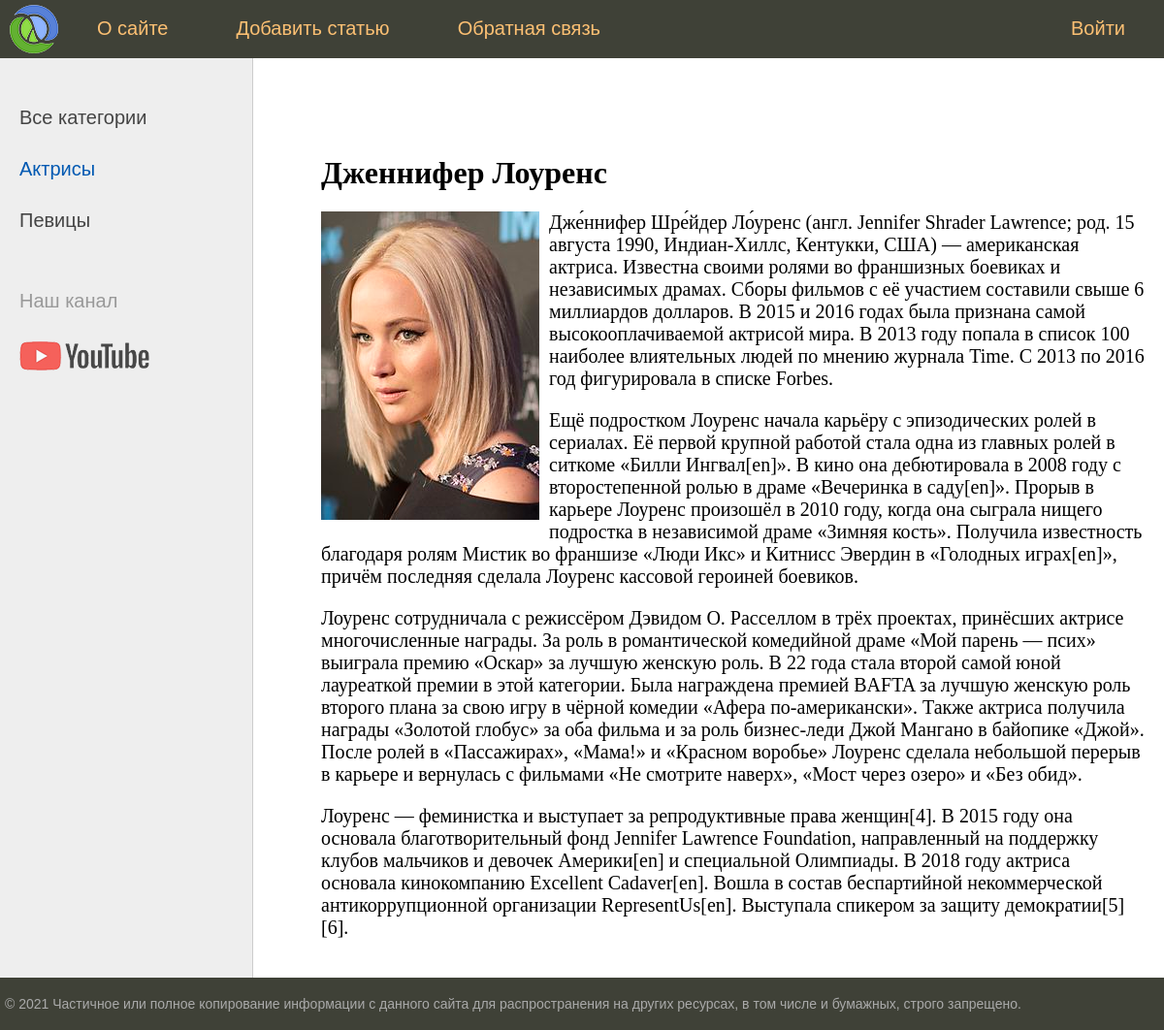
/post/dzhennifer-lourens/, run on the app's committed database.
### women/models.py (models this page shows, shortened)
class Category(models.Model):
    name = models.CharField(max_length=100, db_index=True, verbose_name='Категория')
    slug = models.SlugField(max_length=255, unique=True, db_index=True, verbose_name='URL')
    def get_absolute_url(self):
        return reverse('category', kwargs={'cat_id': self.pk})
    class Meta:
        verbose_name = 'Категорию'
        verbose_name_plural = 'Категории'
        ordering = ['id']

class Women(models.Model):
    title = models.CharField(max_length=255, verbose_name='Заголовок')
    slug = models.SlugField(max_length=255, unique=True, db_index=True, verbose_name='URL')
    content = models.TextField(blank=True, verbose_name='Текст стать')
    photo = models.ImageField(upload_to="photos/%Y/%m%d/", verbose_name='Фото')
    time_create = models.DateTimeField(auto_now_add=True, verbose_name='Время создания')
    time_update = models.DateTimeField(auto_now=True, verbose_name='Временя изменения')
    is_published = models.BooleanField(default=True, verbose_name='Публикация')
    cat = models.ForeignKey('Category', on_delete=models.PROTECT, verbose_name='Категории')
    class Meta:
        verbose_name = 'Известные женщины'
        verbose_name_plural = 'Известные женщины'
        ordering = ['-time_create', 'title']

### women/views.py (the view)
# urls.py: path('post/<slug:post_slug>/', show_post, name='post'),
def show_post(request, post_slug):
    post = get_object_or_404(Women, slug=post_slug)
    context = {
        'post': post,
        'menu': menu,
        'title': post.title,
        'cat_selected': post.cat_id,
    }
    return render(request, 'women/post.html', context=context)

### women/templatetags/women_tags.py (called while the page is built)
@register.inclusion_tag('women/list_categories.html')
def show_categories(sort=None, cat_selected=0):
    if not sort:
        cats = Category.objects.all()
    else:
        cats = Category.objects.order_by(sort)
    return {"cats": cats, "cat_selected": cat_selected}

### women/templates/women/post.html
{% extends 'women/base.html' %}
{% block content %}
<h1>{{post.title}}</h1>
{% if post.photo %}
<p><img class="img-article-left" src="{{post.photo.url}}"></p>
{% endif %}
{{post.content|linebreaks}}
{% endblock %}

### women/templates/women/list_categories.html
{% for c in cats %}
	{% if c.pk == cat_selected %}
		<li class="selected">{{c.name}}</li>
	{% else %}
		<li><a href="{{ c.get_absolute_url }}"> {{c.name}}</a></li>
	{% endif %}
{% endfor %}

### women/static/women/css/styles.css (style rules this page uses)
html, body { font-family: 'Arial'; margin: 0; padding: 0; height: 100%; width: 100%; color: #444; }
a { color: #0059b2; text-decoration: none; }
img { max-width: 600px; height: auto; }
img.img-article-left { max-width: 300px; height: auto; float: left; padding: 0 10px 10px 0; }
.left-chapters ul li { margin: 30px 0 0 0; color: #999; }
.left-chapters ul li.selected { color: #0059b2; }
.left-chapters ul li a { color: #444; text-decoration: none; }
.content-text h1 { font-size: 32px; }

### data on the page
Category: name "Актрисы"
Category: name "Певицы"
Women: title "Дженнифер Лоуренс", photo (picture), content "Дже́ннифер Шре́йдер Ло́уренс (англ. Jennifer Shrader Lawrence; род. 15 августа 1990, Индиан-Хиллс, Кентукки, США) — американская актриса. Известна своими ролями во франшизных боевиках и независимых драмах. Сборы фильмов с её участием составили свыше 6 миллиардов долларов. В 2015 и 2016 годах была признана самой высокооплачиваемой актрисой мира. В 2013 году попала в список 100 наиболее влиятельных людей по мнению журнала Time. C 2013 по 2016 год фигурировала в списке Forbes. Ещё подростком Лоуренс начала карьёру с эпизодических ролей в сериалах. Её первой крупной работой стала одна из главных ролей в ситкоме «Билли Ингвал[en]». В кино она дебютировала в 2008 году с второстепенной ролью в…"

### other printed values
{{ m.title }} "О сайте" "Добавить статью" "Обратная связь"
{{ m.title }} "Войти"
